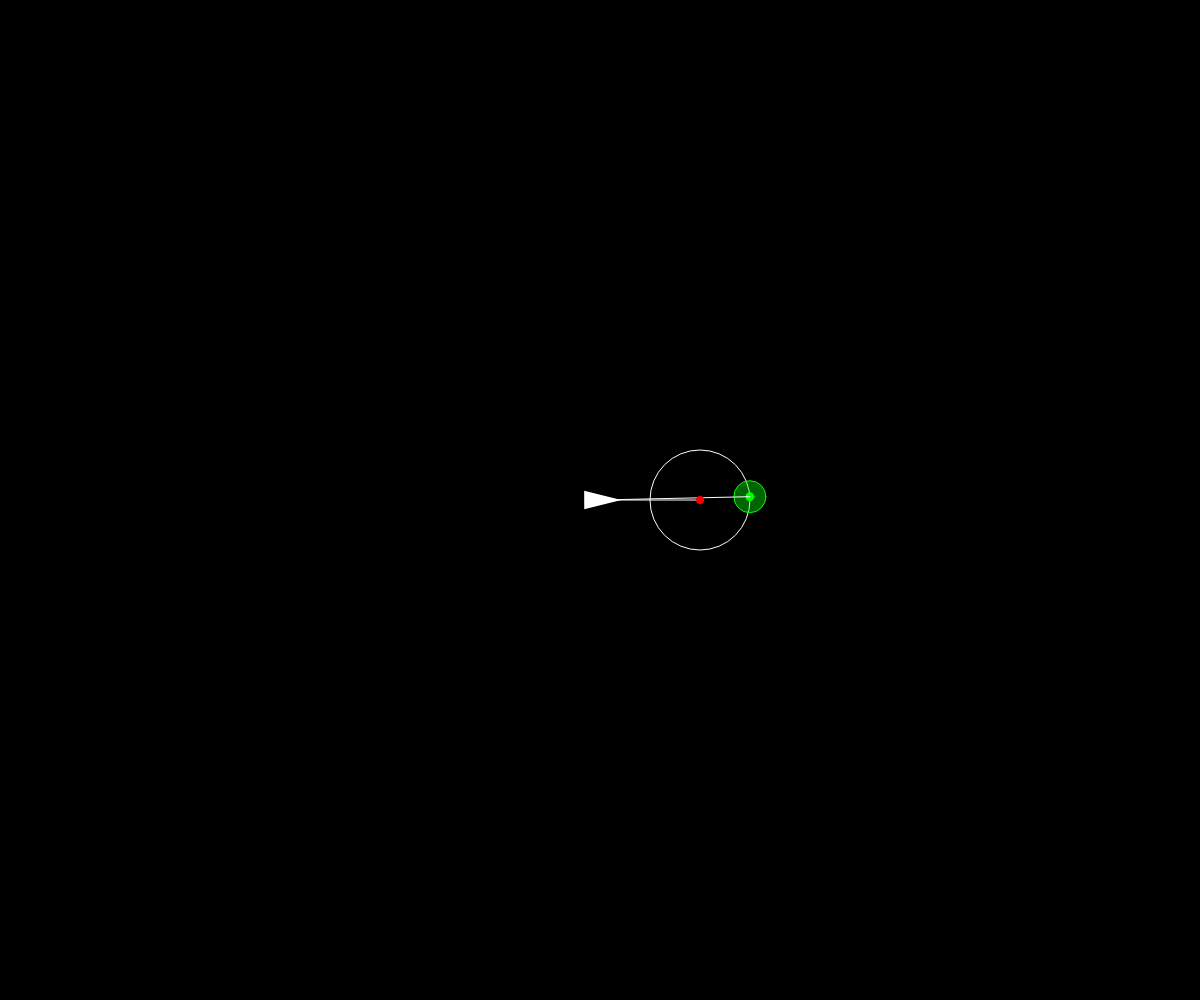
Frame 1 (no input)
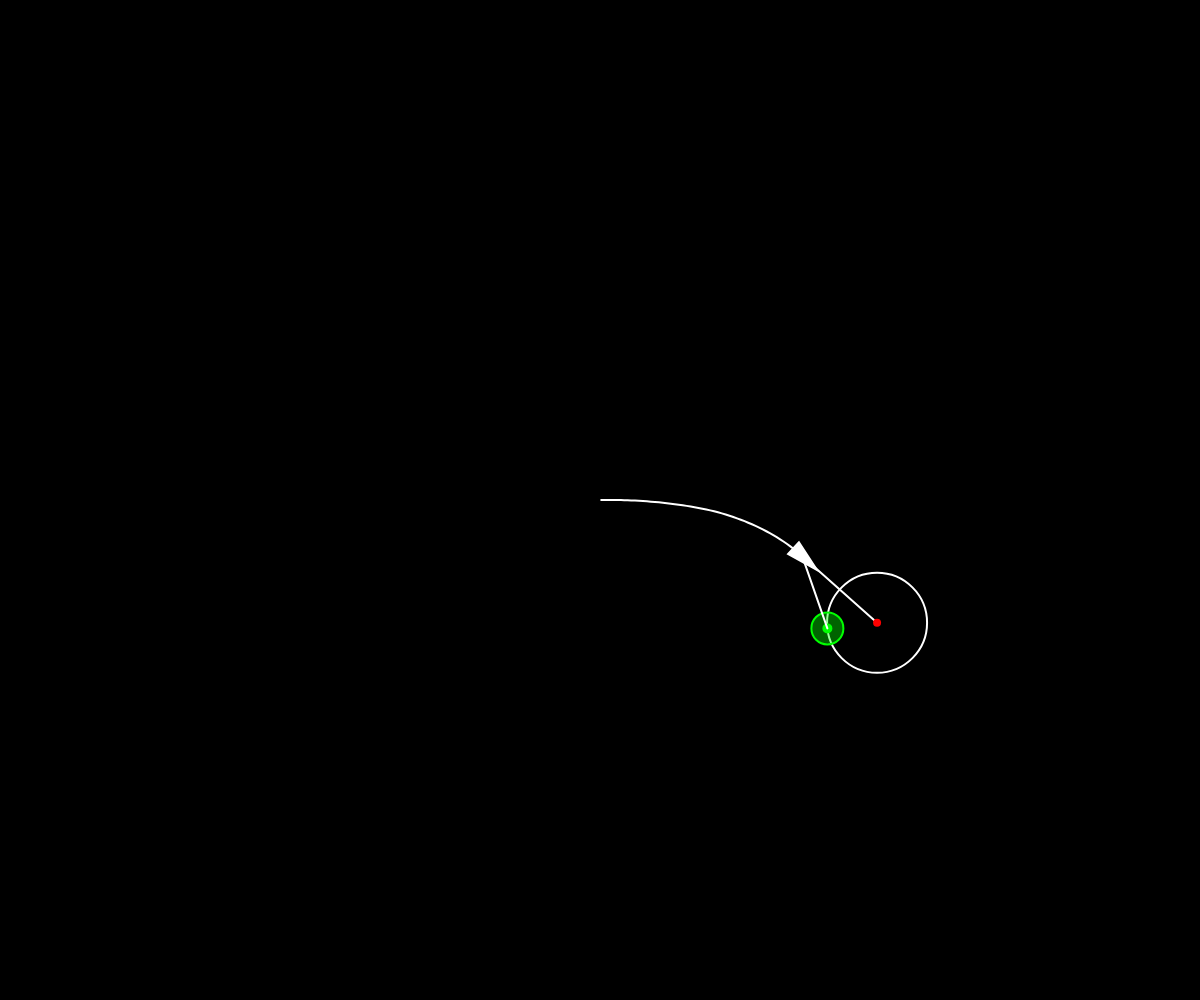
Frame 60 (no input)
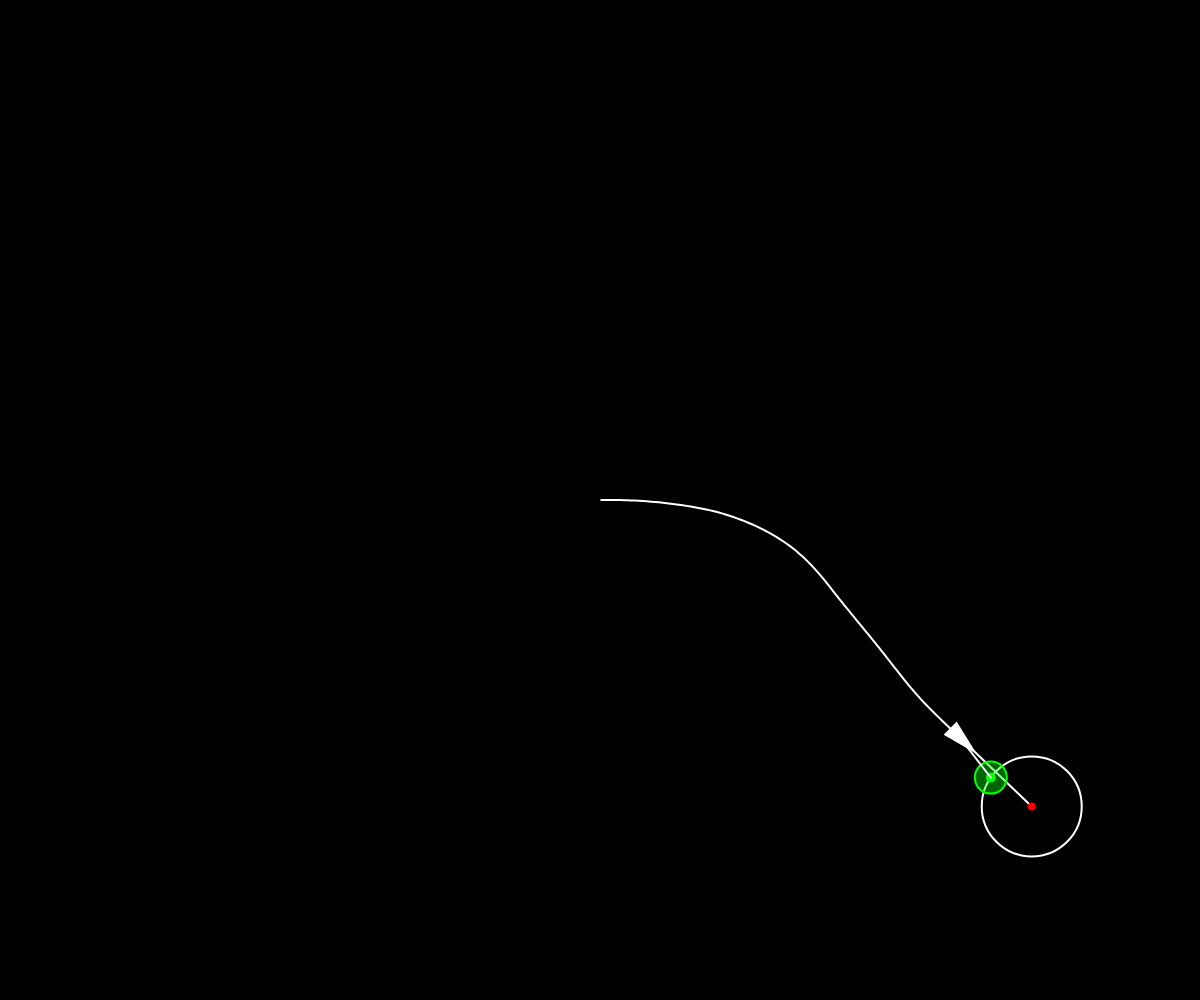
Frame 120 (the mouse pressed at the canvas centre since frame 60)

The p5.js sketch that drew these frames (run headless with seeded random() and noise() and a simulated clock; from frame 60 on, the mouse is pressed at the canvas centre):

// p5.js sketch
// ── sketch.js
// Wander (Displacement - From Paper)
// The Nature of Code
// The Coding Train / Daniel Shiffman
// https://youtu.be/ujsR2vcJlLk
// https://thecodingtrain.com/learning/nature-of-code/5.5-wander.html

// Main: https://editor.p5js.org/codingtrain/sketches/LVtVlS52Q
// With Sliders: https://editor.p5js.org/codingtrain/sketches/uxemh7FGc
// Deleting Positions: https://editor.p5js.org/codingtrain/sketches/EWHjy--Os
// 3D: https://editor.p5js.org/codingtrain/sketches/t6sFXmVrk
// Displacement: https://editor.p5js.org/codingtrain/sketches/VdHUvgHkm
// Perlin Noise: https://editor.p5js.org/codingtrain/sketches/XH2DtikuI

let vehicle;

function setup() {
  createCanvas(windowWidth, windowHeight);
  vehicle = new Vehicle(width / 2, height / 2);
}

function draw() {
  background(0);

  vehicle.wander();

  vehicle.update();
  vehicle.show();
  vehicle.edges();
}

// ── vehicle.js
// Wander (Displacement - From Paper)
// The Nature of Code
// The Coding Train / Daniel Shiffman
// https://youtu.be/ujsR2vcJlLk
// https://thecodingtrain.com/learning/nature-of-code/5.5-wander.html

// Main: https://editor.p5js.org/codingtrain/sketches/LVtVlS52Q
// With Sliders: https://editor.p5js.org/codingtrain/sketches/uxemh7FGc
// Deleting Positions: https://editor.p5js.org/codingtrain/sketches/EWHjy--Os
// 3D: https://editor.p5js.org/codingtrain/sketches/t6sFXmVrk
// Displacement: https://editor.p5js.org/codingtrain/sketches/VdHUvgHkm
// Perlin Noise: https://editor.p5js.org/codingtrain/sketches/XH2DtikuI

class Vehicle {
  constructor(x, y) {
    this.pos = createVector(x, y);
    this.vel = createVector(1, 0);
    this.acc = createVector(0, 0);
    this.maxSpeed = 4;
    this.maxForce = 0.2;
    this.r = 16;

    this.wanderTheta = PI / 2;
    this.wanderDistance = 100;
    this.wanderRadius = 50;

    this.wanderPoint = this.vel.copy().setMag(this.wanderDistance);
    this.wanderPoint.add(this.pos);

    this.target = this.wanderPoint.copy();
    this.target.add(this.wanderRadius, 0);

    this.currentPath = [];
    this.paths = [this.currentPath];
  }

  wander() {
    // Move wander point
    this.wanderPoint = this.vel.copy().setMag(this.wanderDistance);
    this.wanderPoint.add(this.pos);

    // Move target
    let offset = 32;
    let vOffset = p5.Vector.random2D().setMag(offset * 0.2);
    this.target.add(vOffset);

    let v = p5.Vector.sub(this.target, this.wanderPoint);
    v.setMag(this.wanderRadius);
    this.target = p5.Vector.add(this.wanderPoint, v);

    let center = this.wanderPoint.copy();
    stroke(255);
    noFill();
    circle(center.x, center.y, this.wanderRadius * 2);
    stroke(255);
    line(this.pos.x, this.pos.y, center.x, center.y);

    stroke(0, 255, 0);
    fill(0, 255, 0, 100);
    circle(this.target.x, this.target.y, offset);
    fill(0, 255, 0);
    circle(this.target.x, this.target.y, 8);

    stroke(255);
    line(this.pos.x, this.pos.y, this.target.x, this.target.y);

    noStroke();
    fill(255, 0, 0);
    circle(center.x, center.y, 8);

    let force = p5.Vector.sub(this.target, this.pos);
    force.setMag(this.maxForce);
    this.applyForce(force);

    //noLoop();
  }

  evade(vehicle) {
    let pursuit = this.pursue(vehicle);
    pursuit.mult(-1);
    return pursuit;
  }

  pursue(vehicle) {
    let target = vehicle.pos.copy();
    let prediction = vehicle.vel.copy();
    prediction.mult(10);
    target.add(prediction);
    fill(0, 255, 0);
    circle(target.x, target.y, 16);
    return this.seek(target);
  }

  arrive(target) {
    // 2nd argument true enables the arrival behavior
    return this.seek(target, true);
  }

  flee(target) {
    return this.seek(target).mult(-1);
  }

  seek(target, arrival = false) {
    let force = p5.Vector.sub(target, this.pos);
    let desiredSpeed = this.maxSpeed;
    if (arrival) {
      let slowRadius = 100;
      let distance = force.mag();
      if (distance < slowRadius) {
        desiredSpeed = map(distance, 0, slowRadius, 0, this.maxSpeed);
      }
    }
    force.setMag(desiredSpeed);
    force.sub(this.vel);
    force.limit(this.maxForce);
    return force;
  }

  applyForce(force) {
    this.acc.add(force);
  }

  update() {
    this.vel.add(this.acc);
    this.vel.limit(this.maxSpeed);
    this.pos.add(this.vel);
    this.acc.set(0, 0);

    this.currentPath.push(this.pos.copy());
    // Count positions
    let total = 0;
    for (let path of this.paths) {
      total += path.length;
    }

    if (total > 200 || (total > 10 && millis() > 3000)) {
      this.paths[0].shift();
      if (this.paths[0].length === 0) {
        this.paths.shift();
      }
    }
  }

  show() {
    stroke(255);
    strokeWeight(2);
    fill(255);
    push();
    translate(this.pos.x, this.pos.y);
    rotate(this.vel.heading());
    triangle(-this.r, -this.r / 2, -this.r, this.r / 2, this.r, 0);
    pop();

    for (let path of this.paths) {
      beginShape();
      noFill();
      for (let v of path) {
        vertex(v.x, v.y);
      }
      endShape();
    }
  }

  edges() {
    let hitEdge = false;
    if (this.pos.x > width + this.r) {
      this.pos.x = -this.r;
      hitEdge = true;
    } else if (this.pos.x < -this.r) {
      this.pos.x = width + this.r;
      hitEdge = true;
    }
    if (this.pos.y > height + this.r) {
      this.pos.y = -this.r;
      hitEdge = true;
    } else if (this.pos.y < -this.r) {
      this.pos.y = height + this.r;
      hitEdge = true;
    }

    if (hitEdge) {
      this.currentPath = [];
      this.paths.push(this.currentPath);
    }
  }
}

class Target extends Vehicle {
  constructor(x, y) {
    super(x, y);
    this.vel = p5.Vector.random2D();
    this.vel.mult(5);
  }

  show() {
    stroke(255);
    strokeWeight(2);
    fill("#F063A4");
    push();
    translate(this.pos.x, this.pos.y);
    circle(0, 0, this.r * 2);
    pop();
  }
}
